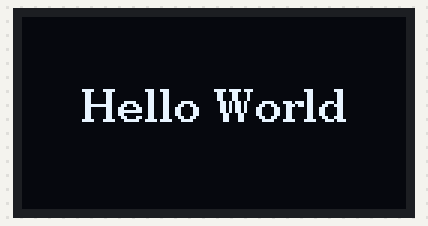
A sketch run on a simulated ESP32. Parts: 128×64 one-colour display. What the sketch prints to the serial monitor is not drawn.

Above: at 0.1 s.

The sketch:

sketch.ino
```cpp
#include <U8g2lib.h>
#include <Wire.h>

// Wokwi 시뮬레이션용: 실제 하드웨어는 SH1106이지만 Wokwi 부품 라이브러리에
// SSD1306만 있어서 시뮬레이션은 SSD1306 드라이버로 대체 (배선/레이아웃 테스트 목적)
U8G2_SSD1306_128X64_NONAME_F_HW_I2C u8g2(U8G2_R0, U8X8_PIN_NONE);

void setup() {
  Serial.begin(115200);

  u8g2.begin();
  u8g2.setFont(u8g2_font_ncenB10_tr);

  u8g2.clearBuffer();

  u8g2.drawStr(20, 35, "Hello World");
  u8g2.sendBuffer();

  Serial.println("OLED 초기화 완료, Hello World 출력됨");
}

void loop() {
}
```
